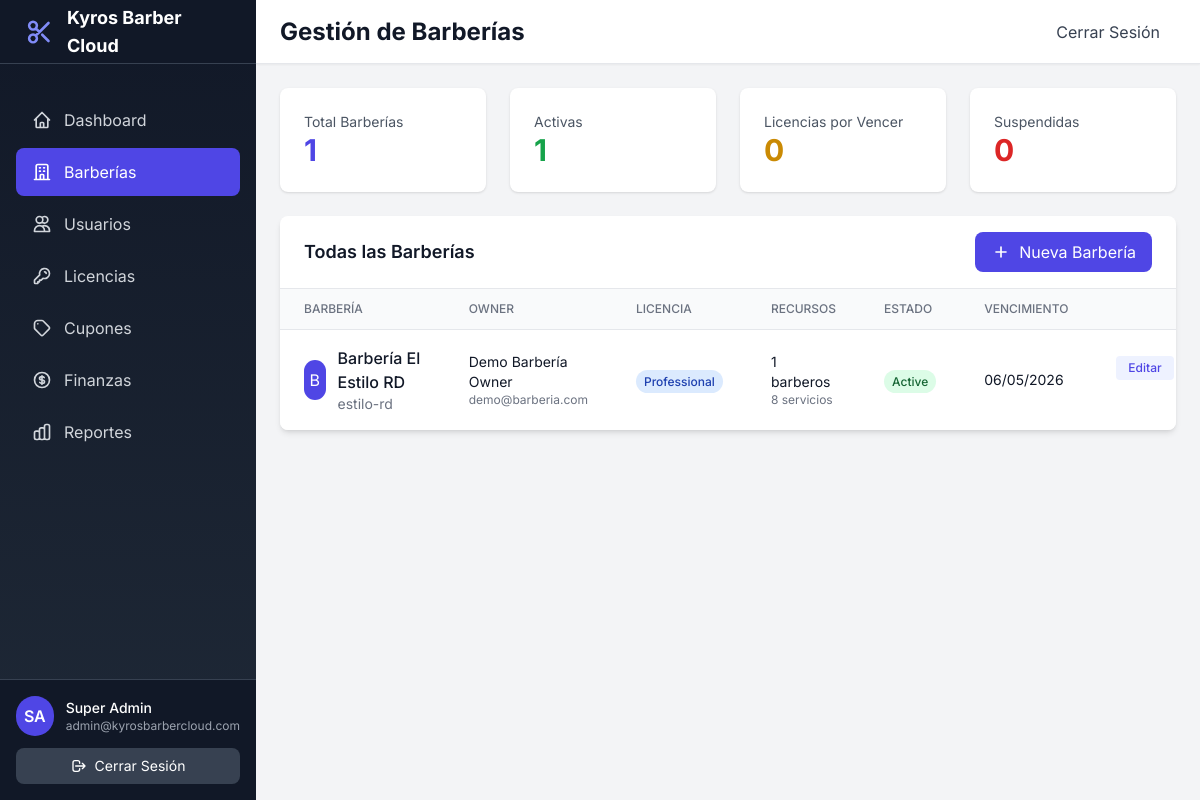
The page /admin/barbershops.php (signed in) on the database its author committed.
### tables this page shows
CREATE TABLE barbershops (
    id INT AUTO_INCREMENT PRIMARY KEY,
    license_id INT NOT NULL,
    owner_id INT NOT NULL,
    business_name VARCHAR(255) NOT NULL,
    slug VARCHAR(255) UNIQUE NOT NULL,
    description TEXT,
    logo VARCHAR(255),
    cover_image VARCHAR(255),
    phone VARCHAR(20),
    email VARCHAR(255),
    address TEXT,
    city VARCHAR(100),
    province VARCHAR(100),
    country VARCHAR(100) DEFAULT 'República Dominicana',
    latitude DECIMAL(10, 8),
    longitude DECIMAL(11, 8),
    rnc VARCHAR(20),
    website VARCHAR(255),
    facebook VARCHAR(255),
    instagram VARCHAR(255),
    tiktok VARCHAR(255),
    whatsapp VARCHAR(20),
    theme_color VARCHAR(7) DEFAULT '#1e40af',
    allow_online_booking BOOLEAN DEFAULT TRUE,
    advance_booking_days INT DEFAULT 30,
    cancellation_hours INT DEFAULT 24,
    status ENUM('active', 'inactive', 'suspended') DEFAULT 'active',
    created_at TIMESTAMP DEFAULT CURRENT_TIMESTAMP,
    updated_at TIMESTAMP DEFAULT CURRENT_TIMESTAMP ON UPDATE CURRENT_TIMESTAMP,
    FOREIGN KEY (license_id) REFERENCES licenses(id) ON DELETE RESTRICT,
    FOREIGN KEY (owner_id) REFERENCES users(id) ON DELETE RESTRICT,
    INDEX idx_slug (slug),
    INDEX idx_status (status),
    INDEX idx_city (city)
);

CREATE TABLE licenses (
    id INT AUTO_INCREMENT PRIMARY KEY,
    license_key VARCHAR(64) UNIQUE NOT NULL,
    type ENUM('basic', 'professional', 'enterprise') NOT NULL,
    status ENUM('active', 'suspended', 'expired', 'cancelled') DEFAULT 'active',
    price DECIMAL(10, 2) NOT NULL,
    billing_cycle ENUM('monthly', 'quarterly', 'yearly') DEFAULT 'monthly',
    start_date DATE NOT NULL,
    end_date DATE NOT NULL,
    auto_renew BOOLEAN DEFAULT TRUE,
    created_at TIMESTAMP DEFAULT CURRENT_TIMESTAMP,
    updated_at TIMESTAMP DEFAULT CURRENT_TIMESTAMP ON UPDATE CURRENT_TIMESTAMP,
    INDEX idx_license_key (license_key),
    INDEX idx_status (status),
    INDEX idx_end_date (end_date)
);

CREATE TABLE users (
    id INT AUTO_INCREMENT PRIMARY KEY,
    email VARCHAR(255) UNIQUE NOT NULL,
    password VARCHAR(255) NOT NULL,
    full_name VARCHAR(255) NOT NULL,
    phone VARCHAR(20),
    role ENUM('superadmin', 'owner', 'barber', 'client') NOT NULL,
    status ENUM('active', 'inactive', 'suspended') DEFAULT 'active',
    avatar VARCHAR(255),
    created_at TIMESTAMP DEFAULT CURRENT_TIMESTAMP,
    updated_at TIMESTAMP DEFAULT CURRENT_TIMESTAMP ON UPDATE CURRENT_TIMESTAMP,
    last_login TIMESTAMP NULL,
    INDEX idx_email (email),
    INDEX idx_role (role),
    INDEX idx_status (status)
);

### core/Database.php (called while the page is built, shortened)
<?php
class Database {
    private static $instance = null;
    private $connection;
    private function __construct() {
        try {
            $dsn = "mysql:host=" . DB_HOST . ";dbname=" . DB_NAME . ";charset=" . DB_CHARSET;
            $options = [
                PDO::ATTR_ERRMODE => PDO::ERRMODE_EXCEPTION,
                PDO::ATTR_DEFAULT_FETCH_MODE => PDO::FETCH_ASSOC,
                PDO::ATTR_EMULATE_PREPARES => false,
            ];
            $this->connection = new PDO($dsn, DB_USER, DB_PASS, $options);
        } catch (PDOException $e) {
            if (ENVIRONMENT === 'development') {
                die("Error de conexión: " . $e->getMessage());
            } else {
                die("Error de conexión a la base de datos");
            }
        }
    }
    public static function getInstance() {
        if (self::$instance === null) {
            self::$instance = new self();
        }
        return self::$instance;
    }
    public function query($sql, $params = []) {
        try {
            $stmt = $this->connection->prepare($sql);
            $stmt->execute($params);
            return $stmt;
        } catch (PDOException $e) {
            error_log("Database Query Error: " . $e->getMessage());
            throw $e;
        }
    }
    public function fetchAll($sql, $params = []) {
        return $this->query($sql, $params)->fetchAll();
    }
}

### core/Helpers.php (called while the page is built, shortened)
<?php
function e($string) {
    return htmlspecialchars($string, ENT_QUOTES, 'UTF-8');
}
function formatDate($date, $format = 'd/m/Y') {
    return date($format, strtotime($date));
}

### admin/barbershops.php (the view, shortened to what this page needs)
<?php
require_once BASE_PATH . '/core/Database.php';
require_once BASE_PATH . '/core/Helpers.php';
$db = Database::getInstance();
$barbershops = $db->fetchAll("
    SELECT
        b.*,
        l.type as license_type,
        l.status as license_status,
        l.end_date as license_end_date,
        u.full_name as owner_name,
        u.email as owner_email,
        COUNT(DISTINCT br.id) as total_barbers,
        COUNT(DISTINCT s.id) as total_services
    FROM barbershops b
    LEFT JOIN licenses l ON b.license_id = l.id
    LEFT JOIN users u ON b.owner_id = u.id
    LEFT JOIN barbers br ON b.id = br.barbershop_id
    LEFT JOIN services s ON b.id = s.barbershop_id
    GROUP BY b.id
    ORDER BY b.created_at DESC
");
include BASE_PATH . '/includes/header.php';
?>
<div class="min-h-screen bg-gray-100" x-data="{ sidebarOpen: false }">
    <?php include BASE_PATH . '/includes/sidebar-admin.php'; ?>
    <div class="lg:pl-64">
        <div class="sticky top-0 z-40 flex h-16 bg-white border-b border-gray-200 shadow-sm">
            <div class="flex items-center justify-between flex-1 px-4 sm:px-6">
                <h1 class="text-2xl font-bold text-gray-900">Gestión de Barberías</h1>
                <a href="../auth/logout.php" class="px-4 py-2 text-gray-700 hover:bg-gray-100 rounded-lg">Cerrar Sesión</a>
            </div>
        </div>
        <main class="p-6">
            <div class="grid grid-cols-1 md:grid-cols-4 gap-6 mb-6">
                <div class="bg-white rounded-lg shadow p-6">
                    <p class="text-sm text-gray-600">Total Barberías</p>
                    <p class="text-3xl font-bold text-indigo-600"><?php echo count($barbershops); ?></p>
                </div>
                <div class="bg-white rounded-lg shadow p-6">
                    <p class="text-sm text-gray-600">Activas</p>
                    <p class="text-3xl font-bold text-green-600">
                        <?php echo count(array_filter($barbershops, fn($b) => $b['status'] === 'active')); ?>
                    </p>
                </div>
                <div class="bg-white rounded-lg shadow p-6">
                    <p class="text-sm text-gray-600">Licencias por Vencer</p>
                    <p class="text-3xl font-bold text-yellow-600">
                        <?php
                        $expiring = array_filter($barbershops, function($b) {
                            return $b['license_end_date'] &&
                                   strtotime($b['license_end_date']) < strtotime('+7 days');
                        });
                        echo count($expiring);
                        ?>
                    </p>
                </div>
                <div class="bg-white rounded-lg shadow p-6">
                    <p class="text-sm text-gray-600">Suspendidas</p>
                    <p class="text-3xl font-bold text-red-600">
                        <?php echo count(array_filter($barbershops, fn($b) => $b['status'] === 'suspended')); ?>
                    </p>
                </div>
            </div>
            <div class="bg-white rounded-lg shadow-md overflow-hidden">
                <div class="px-6 py-4 border-b border-gray-200 flex justify-between items-center">
                    <h2 class="text-lg font-semibold text-gray-900">Todas las Barberías</h2>
                    <a href="create-barbershop.php" class="px-4 py-2 bg-indigo-600 text-white rounded-lg hover:bg-indigo-700 inline-flex items-center">
                        <svg class="w-5 h-5 mr-2" fill="none" stroke="currentColor" viewBox="0 0 24 24">
                            <path stroke-linecap="round" stroke-linejoin="round" stroke-width="2" d="M12 6v6m0 0v6m0-6h6m-6 0H6"/>
                        </svg>
                        Nueva Barbería
                    </a>
                </div>
                <div class="overflow-x-auto">
                    <table class="min-w-full divide-y divide-gray-200">
                        <thead class="bg-gray-50">
                            <tr>
                                <th class="px-6 py-3 text-left text-xs font-medium text-gray-500 uppercase">Barbería</th>
                                <th class="px-6 py-3 text-left text-xs font-medium text-gray-500 uppercase">Owner</th>
                                <th class="px-6 py-3 text-left text-xs font-medium text-gray-500 uppercase">Licencia</th>
                                <th class="px-6 py-3 text-left text-xs font-medium text-gray-500 uppercase">Recursos</th>
                                <th class="px-6 py-3 text-left text-xs font-medium text-gray-500 uppercase">Estado</th>
                                <th class="px-6 py-3 text-left text-xs font-medium text-gray-500 uppercase">Vencimiento</th>
                                <th class="px-6 py-3 text-right text-xs font-medium text-gray-500 uppercase">Acciones</th>
                            </tr>
                        </thead>
                        <tbody class="bg-white divide-y divide-gray-200">
                            <?php foreach ($barbershops as $shop): ?>
                            <tr class="hover:bg-gray-50">
                                <td class="px-6 py-4">
                                    <div class="flex items-center">
                                        <?php if ($shop['logo']): ?>
                                        <img src="<?php echo asset($shop['logo']); ?>" class="w-10 h-10 rounded-full mr-3" alt="Logo">
                                        <?php else: ?>
                                        <div class="w-10 h-10 rounded-full bg-indigo-600 text-white flex items-center justify-center mr-3">
                                            <?php echo substr($shop['business_name'], 0, 1); ?>
                                        </div>
                                        <?php endif; ?>
                                        <div>
                                            <p class="font-medium text-gray-900"><?php echo e($shop['business_name']); ?></p>
                                            <p class="text-sm text-gray-500"><?php echo e($shop['slug']); ?></p>
                                        </div>
                                    </div>
                                </td>
                                <td class="px-6 py-4">
                                    <p class="text-sm text-gray-900"><?php echo e($shop['owner_name']); ?></p>
                                    <p class="text-xs text-gray-500"><?php echo e($shop['owner_email']); ?></p>
                                </td>
                                <td class="px-6 py-4">
                                    <span class="px-2 py-1 text-xs font-medium rounded-full
                                        <?php
                                            echo $shop['license_type'] === 'enterprise' ? 'bg-purple-100 text-purple-800' :
                                                ($shop['license_type'] === 'professional' ? 'bg-blue-100 text-blue-800' :
                                                'bg-gray-100 text-gray-800');
                                        ?>">
                                        <?php echo ucfirst($shop['license_type']); ?>
                                    </span>
                                </td>
                                <td class="px-6 py-4">
                                    <div class="text-sm text-gray-900">
                                        <?php echo $shop['total_barbers']; ?> barberos
                                    </div>
                                    <div class="text-xs text-gray-500">
                                        <?php echo $shop['total_services']; ?> servicios
                                    </div>
                                </td>
                                <td class="px-6 py-4">
                                    <span class="px-2 py-1 text-xs font-medium rounded-full
                                        <?php
                                            echo $shop['status'] === 'active' ? 'bg-green-100 text-green-800' :
                                                'bg-red-100 text-red-800';
                                        ?>">
                                        <?php echo ucfirst($shop['status']); ?>
                                    </span>
                                </td>
                                <td class="px-6 py-4">
                                    <?php if ($shop['license_end_date']): ?>
                                    <p class="text-sm text-gray-900"><?php echo formatDate($shop['license_end_date']); ?></p>
                                    <?php endif; ?>
                                </td>
                                <td class="px-6 py-4 text-right text-sm font-medium">
                                    <div class="flex justify-end gap-2">
                                        <a href="edit-barbershop.php?id=<?php echo $shop['id']; ?>"
                                           class="px-3 py-1 bg-indigo-50 text-indigo-600 rounded hover:bg-indigo-100 text-xs font-medium">
                                            Editar
                                        </a>
                                    </div>
                                    <div class="flex justify-end gap-2 mt-2">
                                    </div>
                                </td>
                            </tr>
                            <?php endforeach; ?>
                        </tbody>
                    </table>
                </div>
            </div>
        </main>
    </div>
</div>
<?php include BASE_PATH . '/includes/footer.php'; ?>

### includes/header.php (style rules this page uses)
body { font-family: 'Inter', sans-serif; }

### rows shown on the page
barbershops: status "1", license.end_date "0", status "0", business_name "B", business_name "Barbería El Estilo RD", slug "estilo-rd", owner.full_name "Demo Barbería Owner", owner.email "demo@barberia.com", license.type "Professional", total_barbers "1", total_services "8", status "Active", license.end_date "06/05/2026"

### other values the page prints
$_SESSION['user_email'] "admin@kyrosbarbercloud.com"
count($barbershops) "1"
